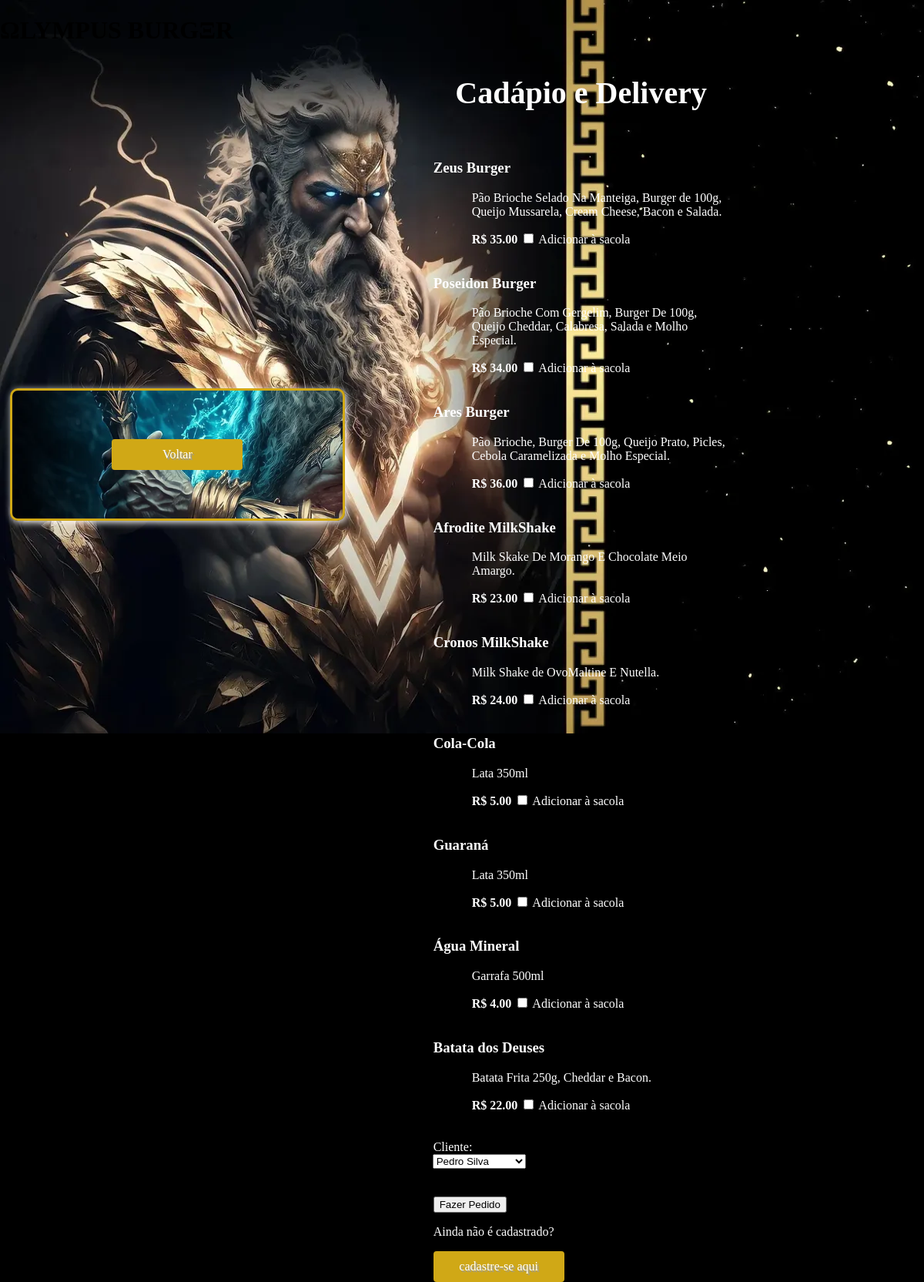
The app's page /delivery/ with its own data.
### core/models.py (models this page shows)
class Cardapio(models.Model):
    imagem = models.ImageField(upload_to='cardapio/')
    nome = models.CharField(max_length=100)
    descricao = models.TextField()
    preco = models.DecimalField(max_digits=5, decimal_places=2)

### core/views.py (the view)
# urls.py: path('delivery/', views.delivery, name='delivery'),
def delivery(request):
    if request.method == 'POST':
        cliente_id = request.POST['cliente']
        endereco = Cliente.objects.get(id=cliente_id).endereco
        itens = request.POST.getlist('itens')
        total = 0
        for item_id in itens:
            item = Cardapio.objects.get(id=item_id)
            total += item.preco
        return render(request, 'pedido_delivery.html', {'endereco': endereco, 'total': total})
    else:
        clientes = Cliente.objects.all()
        cardapio = Cardapio.objects.all()
        return render(request, 'delivery.html', {'clientes': clientes, 'cardapio': cardapio})

### core/templates/delivery.html (shortened to what this page needs)
{% load static %}
<!DOCTYPE html>
<html>
<head>
    <link rel="stylesheet" href="{% static 'css/cardapioD.css' %}">
</head>
<body>
    <header class="cabecalho">
        <h1>ΩLYMPUS ΒURGΞR</h1>
    </header>
    <div class="efeito"></div>
    <div class="container">
        <form method="POST">
          <h1 id="titulo">Cadápio e Delivery</h1> <br>
          <div class="box-cardapio">
            {% for item in cardapio %}
            <div class="cardapio-item">
              <h3>{{ item.nome }}</h3>
              <p id="descricao">{{ item.descricao }}</p>
              <b id="preco"> R$ {{ item.preco }}</b> <input type="checkbox" name="itens" value="{{ item.id }}"> Adicionar à sacola
            </div>
            <br>
            {% endfor %}
          </div>
          <br>
          <label for="cliente">Cliente:</label> <br>
          <select id="cliente-barra" name="cliente" id="cliente">
            {% for cliente in clientes %}
            <option value="{{ cliente.id }}" data-endereco="{{ cliente.endereco }}">{{ cliente.nome }}</option>
            {% endfor %}
          </select>
          <br>
           <br> <br>
          <input type="submit" value="Fazer Pedido">
          <p>Ainda não é cadastrado?</p>
          <a href="/cadastro-cliente/">cadastre-se aqui</a>
        </form>
      </div>
      <div class="botao-voltar">
        <a href="/home/">Voltar</a>
      </div>
</body>
</html>

### static/css/cardapioD.css (style rules this page uses)
body { margin: 0; padding: 0; display: grid; grid-template-areas: "header header header"; background-image: url(/static/img/cardapio.webp); background-attachment: fixed; background-repeat: no-repeat; background-position: left top; background-color: black; }
.container { margin-left: 25%; margin-top: 10%; width: 50%; display: flex; flex-direction: row; justify-content: center; color: white; }
#titulo { text-align: center; color: white; margin-top: 20px; font-size: 40px; }
a { background-color: #d0a816; height: 20px; width: 150px; padding: 10px 10px; color: white; text-decoration: none; border-radius: 4px; text-align: center; text-shadow: 2px 2px 1px #9e9e9e; display: flex; align-items: center; justify-content: center; }
.container { margin-left: 17%; margin-top: 10%; width: 50%; display: flex; flex-direction: row; justify-content: center; color: white; }
#descricao { margin-left:50px ; }
#preco { margin-left:50px ; }
#cliente-barra { margin-left: 14px; }
.botao-voltar { margin-left: 1.1%; margin-top: 42%; border: solid #d0a816; border-radius: 10px; box-shadow: 2px 2px 10px white; height: 10%; width: 38%; background-image: url(/static/img/poseisom.webp); background-position-x: 0px; background-position-y: -400px; background-size: 150%; text-align: center; display: flex; align-items: center; justify-content: center; position: fixed; }
#cliente-barra { margin-left: -1px; }
.botao-voltar { margin-left: 1.1%; margin-top: 42%; border: solid #d0a816; border-radius: 10px; box-shadow: 2px 2px 10px white; height: 10%; width: 35.7%; background-image: url(/static/img/poseisom.webp); background-position-x: 0px; background-position-y: -400px; background-size: 150%; text-align: center; display: flex; align-items: center; justify-content: center; position: fixed; }

### records on screen
Cardapio: nome "Zeus Burger", descricao "Pão Brioche Selado Na Manteiga, Burger de 100g, Queijo Mussarela, Cream Cheese, Bacon e Salada.", preco "35.00"
Cardapio: nome "Poseidon Burger", descricao "Pão Brioche Com Gergelim, Burger De 100g, Queijo Cheddar, Calabresa, Salada e Molho Especial.", preco "34.00"
Cardapio: nome "Ares Burger", descricao "Pão Brioche, Burger De 100g, Queijo Prato, Picles, Cebola Caramelizada e Molho Especial.", preco "36.00"
Cardapio: nome "Afrodite MilkShake", descricao "Milk Skake De Morango E Chocolate Meio Amargo.", preco "23.00"
Cardapio: nome "Cronos MilkShake", descricao "Milk Shake de OvoMaltine E Nutella.", preco "24.00"
Cardapio: nome "Cola-Cola", descricao "Lata 350ml", preco "5.00"
Cardapio: nome "Guaraná", descricao "Lata 350ml", preco "5.00"
Cardapio: nome "Água Mineral", descricao "Garrafa 500ml", preco "4.00"
Cardapio: nome "Batata dos Deuses", descricao "Batata Frita 250g, Cheddar e Bacon.", preco "22.00"

### other values on screen
form field cliente "Pedro Silva"
